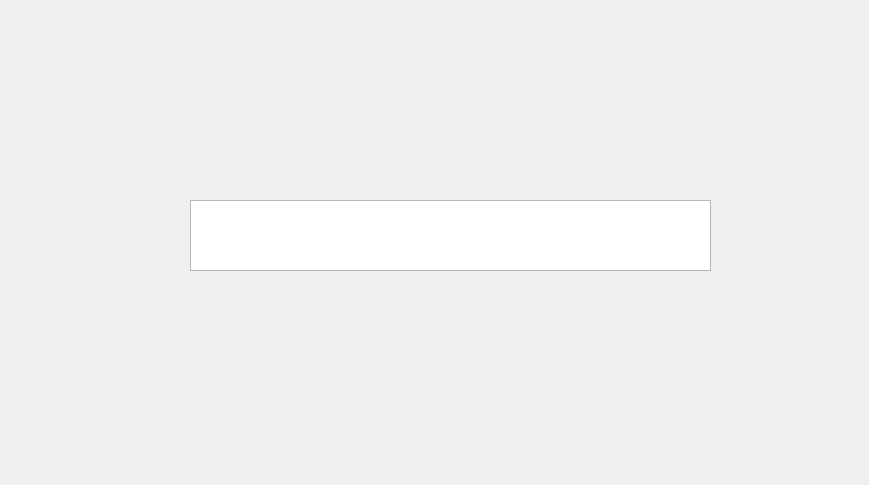
<?xml version="1.0" encoding="UTF-8"?>
<ui version="4.0">
 <class>mostrar_dados</class>
 <widget class="QDialog" name="mostrar_dados">
  <property name="geometry">
   <rect>
    <x>0</x>
    <y>0</y>
    <width>869</width>
    <height>485</height>
   </rect>
  </property>
  <property name="windowTitle">
   <string>Mostrat Dados</string>
  </property>
  <property name="windowIcon">
   <iconset>
    <normaloff>chat-1.png</normaloff>chat-1.png</iconset>
  </property>
  <widget class="QTableWidget" name="tableWidget">
   <property name="geometry">
    <rect>
     <x>190</x>
     <y>200</y>
     <width>521</width>
     <height>71</height>
    </rect>
   </property>
  </widget>
 </widget>
 <resources/>
 <connections/>
</ui>
